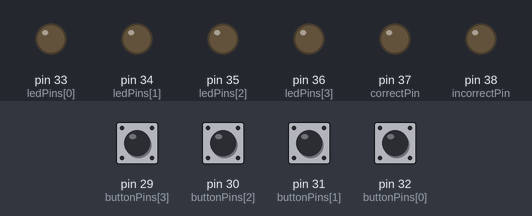
This sketch was run on a simulated Teensy 4. On the bench: output pins drawn as LEDs (lit = HIGH). Dashed ring = blinking. The test bench sets the inputs (shaded band); at power-on: pin 29 (buttonPins[3]), pin 30 (buttonPins[2]), pin 31 (buttonPins[1]), pin 32 (buttonPins[0]) LOW. Random numbers use the default seed unless the sketch sets one.

Above: at 2.2 s.
2.3 s: pin 29 (buttonPins[3]) pulled HIGH for 0.15 s
At 3.6 s:
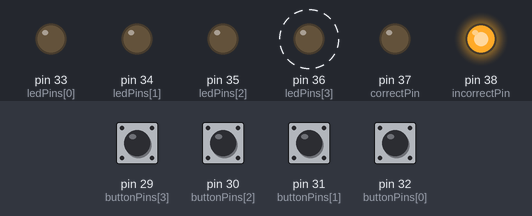
5.4 s: pin 30 (buttonPins[2]) pulled HIGH for 0.15 s
At 5.8 s:
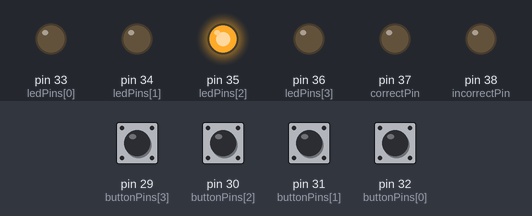
7.4 s: pin 31 (buttonPins[1]) pulled HIGH for 1 s
At 8.4 s:
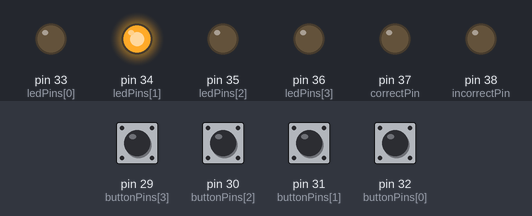
10.4 s: pin 29 (buttonPins[3]) pulled HIGH for 1 s
At 11.5 s:
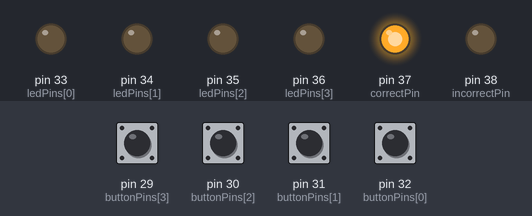
13.4 s: pin 30 (buttonPins[2]) pulled HIGH for 1 s
At 15.8 s:
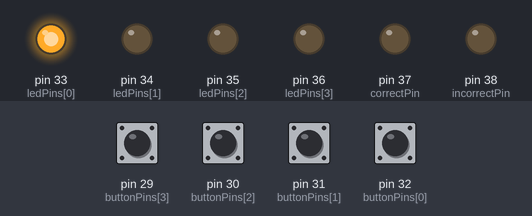
17.4 s: pin 31 (buttonPins[1]) pulled HIGH for 0.15 s
At 18.7 s:
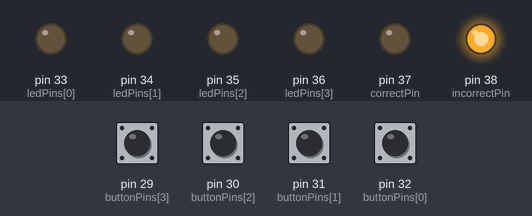
Timing chart, 0 to 21.4 s (numbered marks = the images above; inputs shaded):
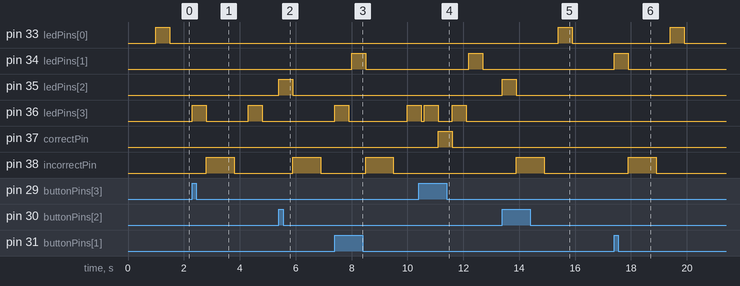

Measured:
- after the input at 2.3 s, pin 36 (ledPins[3]): alternates HIGH for 0.50 s and LOW for 1.5 s, starting at once; pin 38 (incorrectPin): LOW → HIGH after 0.50 s, → LOW 1.0 s later
- after the input at 5.4 s, pin 35 (ledPins[2]): LOW → HIGH at once, → LOW 0.50 s later; pin 38 (incorrectPin): LOW → HIGH after 0.50 s, → LOW 1.0 s later
- after the input at 7.4 s, pin 34 (ledPins[1]): LOW → HIGH after 0.60 s, → LOW 0.50 s later; pin 38 (incorrectPin): LOW → HIGH after 1.1 s, → LOW 1.0 s later
- after the input at 10.4 s, pin 34 (ledPins[1]): LOW → HIGH after 1.8 s, → LOW 0.50 s later; pin 37 (correctPin): LOW → HIGH after 0.70 s, → LOW 0.50 s later
- after the input at 13.4 s, pin 33 (ledPins[0]): LOW → HIGH after 2.0 s, → LOW 0.50 s later; pin 35 (ledPins[2]): LOW → HIGH at once, → LOW 0.50 s later; pin 38 (incorrectPin): LOW → HIGH after 0.50 s, → LOW 1.0 s later
- after the input at 17.4 s, pin 33 (ledPins[0]): LOW → HIGH after 2.0 s, → LOW 0.50 s later; pin 34 (ledPins[1]): LOW → HIGH at once, → LOW 0.50 s later; pin 38 (incorrectPin): LOW → HIGH after 0.50 s, → LOW 1.0 s later

The sketch:

FinalProjectCode.ino
```cpp
int currentPosition = 0;
int currentLevel = 0;
int ledPins[] = { 33, 34, 35, 36 };
int buttonPins[] = { 32, 31, 30, 29 };
int correctPin = 37;
int incorrectPin = 38;
int sequence[8] = {};
int userPosition = 0;
int maxSequenceLength = 7;
bool lastButtonState[4] = { false, false, false, false };
bool buttonState[4] = { false, false, false, false };
bool buttonPressed = false;
int midiNotes[4] = { 59, 60, 62, 64 };

void setup() {
  randomSeed(analogRead(0));
  randomSequence();
  for (int i = 0; i < 4; i++) {
    pinMode(ledPins[i], OUTPUT);
    pinMode(buttonPins[i], INPUT);
  }
  pinMode(correctPin, OUTPUT);
  pinMode(incorrectPin, OUTPUT);
  delay(1000); // Give some time to wait for MIDI to connect
}

void loop() {
  if (currentLevel < maxSequenceLength) { // Check that the current level is less than max length of 8
    playSequence();
  } else {
    resetGame(); // If current level is max length, reset game
  }
}

void playSequence() {
  for (int i = 0; i <= currentLevel; i++) {
    digitalWrite(ledPins[sequence[i]], HIGH); // Light up LED
    usbMIDI.sendNoteOn(midiNotes[sequence[i]], 127, 1); // Play corresponding note
    delay(500); // Let LED and note play for a little bit of time
    usbMIDI.sendNoteOff(midiNotes[sequence[i]], 0, 1); // Turn off note
    digitalWrite(ledPins[sequence[i]], LOW); // Turn off LED
    delay(100);
  }
  userInput();
}

void userInput() {
  while (buttonPressed == false) { // Wait for user to press button
    int pressedButton = 0;
    for (int i = 0; i < 4; i++) {
      lastButtonState[i] = buttonState[i];
      buttonState[i] = digitalRead(buttonPins[i]);
      if (lastButtonState[i] == LOW and buttonState[i] == HIGH) { // Detect button press
        digitalWrite(ledPins[i], HIGH); // Light up corresponding LED
        usbMIDI.sendNoteOn(midiNotes[i], 127, 1); // Play corresponding MIDI note
        delay(500);
        digitalWrite(ledPins[i], LOW); // Turn off LED
        usbMIDI.sendNoteOff(midiNotes[i], 0, 1); // Turn off note
        buttonPressed = true;
        pressedButton = i;
        if (i == sequence[userPosition]) { // Compare button press to sequence
          buttonCorrect();
        } else {
          incorrect();
        }
        delay(50);
      }
    }
  }
}

void buttonCorrect() {
  // Compare user's position to current level, advance user's position in sequence
  buttonPressed = false;
  if (userPosition == currentLevel) {
    correct();
  }
  userPosition++;
}

void correct() {
  // If button press corresponds to sequence, green LED flashes
  buttonPressed = false;
  digitalWrite(correctPin, HIGH);
  delay(500);
  digitalWrite(correctPin, LOW);
  if (currentLevel < maxSequenceLength) { // If current level is less than max of 8, advance to next level
    nextLevel();
  }
  // If user reaches max level of 8, all LEDs display at once and game resets
  if (currentLevel = maxSequenceLength) {
    for (int i = 0; i < 4; i++) {
      digitalWrite(ledPins[i], HIGH);
    }
    delay(1000);
    for (int i = 0; i < 4; i++) {
      digitalWrite(ledPins[i], LOW);
    }
    delay(1000);
    resetGame();
  }
}

void incorrect() {
  // If button press does not accurately correspond to sequence, red light flashes and game resets
  buttonPressed = false;
  digitalWrite(incorrectPin, HIGH);
  delay(1000);
  digitalWrite(incorrectPin, LOW);
  delay(500);
  resetGame();
}

void nextLevel() {
  buttonPressed = false;
  userPosition = 0; // Reset the user's position to 0
  currentLevel++; // Advance level
  currentPosition = 0; // Reset the current position of sequence to 0
  playSequence();
}

void resetGame() {
  // Reset all variables to initial states
  buttonPressed = false;
  userPosition = 0;
  currentLevel = 0;
  currentPosition = 0;
  randomSequence(); // Reset sequence
  playSequence();
}

void randomSequence() {
  for (int i = 0; i < maxSequenceLength; i++) {
    sequence[i] = random(4); // Randomize sequence from 0-3
  }
}
```
